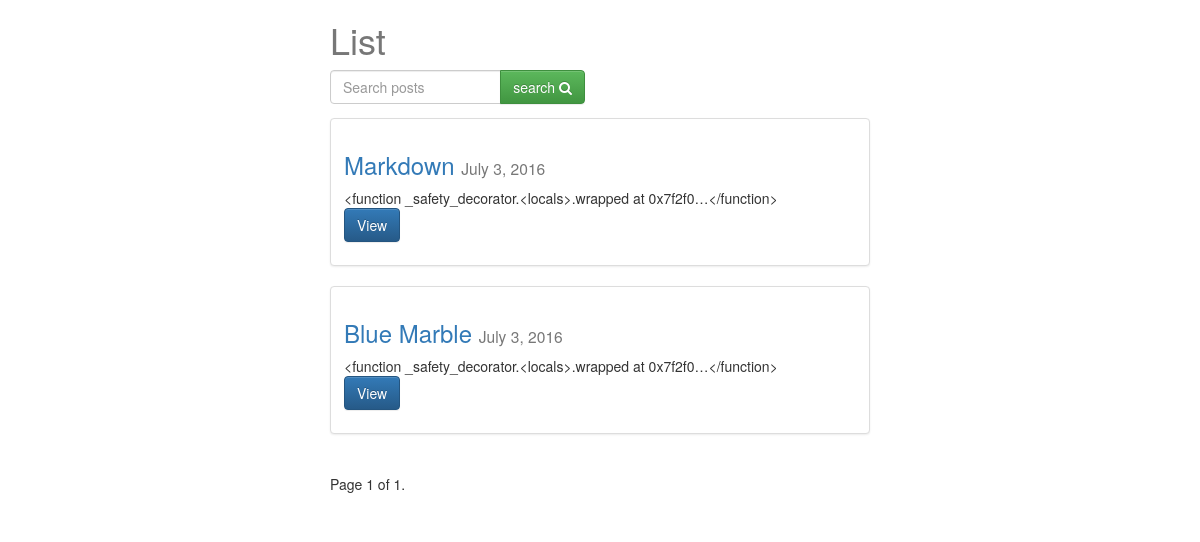
/posts/, run on the app's committed database.
### posts/models.py (models this page shows, shortened)
class Post(models.Model):
    user = models.ForeignKey(settings.AUTH_USER_MODEL, default=1)
    title = models.CharField(max_length=120)
    slug = models.SlugField(unique=True)
    image = models.ImageField(upload_to=upload_location,
            null=True,
            blank=True,
            width_field="width_field",
            height_field="height_field")
    height_field = models.IntegerField(default=0)
    width_field = models.IntegerField(default=0)
    content = models.TextField()
    draft = models.BooleanField(default=False)
    publish = models.DateField(auto_now=False, auto_now_add=False)
    updated = models.DateTimeField(auto_now=True, auto_now_add=False)
    timestamp = models.DateTimeField(auto_now=False, auto_now_add=True)
    objects = PostManager()
    def get_absolute_url(self):
        return reverse("posts:detail", kwargs={"slug": self.slug})
    class Meta:
        ordering = ["-timestamp", "-updated"]
    def get_markdown(self):
        content = self.content
        markdown_text = markdown(content)
        return mark_safe(markdown_text)

### posts/views.py (the view, shortened to what this page needs)
def post_list(request):
	today = timezone.now().date()
	queryset_list = Post.objects.active() #.order_by("-timestamp")
	if request.user.is_staff or request.user.is_superuser:
		queryset_list = Post.objects.all()
	query = request.GET.get("q")
	paginator = Paginator(queryset_list, 8) # Show 25 contacts per page
	page_request_var = "page"
	page = request.GET.get(page_request_var)
	try:
		queryset = paginator.page(page)
	except PageNotAnInteger:
		queryset = paginator.page(1)
	except EmptyPage:
		queryset = paginator.page(paginator.num_pages)
	context = {
		"object_list": queryset,
		"title": "List",
		"page_request_var": page_request_var,
		"today": today,
	}
	return render(request, "post_list.html", context)

### posts/models.py (called while the page is built)
    def active(self, *args, **kwargs):
        return super(PostManager, self).filter(draft=False).filter(publish__lte=timezone.now())

### templates/post_list.html (shortened to what this page needs)
{% extends "base.html" %}
{% block content %}
<div class='col-sm-6 col-sm-offset-3'>
    <h1>{{ title }}</h1>
<form method='GET' action='' class="row">
  <div class="col-sm-6">
    <div class="input-group">
      <input class="form-control" type='text' name='q' placeholder='Search posts' value='{{ request.GET.q }}'/>
      <span class="input-group-btn">
        <button class="btn btn-success" type="submit">search <i class="fa fa-search"> </i></button>
      </span>
    </div>
  </div>
</form>
{% for obj in object_list %}
<div class="row">
  <div class="col-sm-12">
    <div class="thumbnail">
      <div class="caption post-detail-item">
        <h3><a href='{{ obj.get_absolute_url }}'>{{ obj.title }}</a> <small>{{ obj.publish }}</small></h3>
        {{ obj.get_markdown | truncatechars_html:20 }}
        <p><a href="{{ obj.get_absolute_url }}" class="btn btn-primary" role="button">View</a></p>
      </div>
    </div>
  </div>
</div>
{% endfor %}
<div class="pagination">
    <span class="step-links">
        <span class="current">
            Page {{ object_list.number }} of {{ object_list.paginator.num_pages }}.
        </span>
    </span>
</div>
</div>
{% endblock content %}

### templates/base.html (shortened to what this page needs)
{% load staticfiles %}
<html>
<head>
<link rel="stylesheet" href="https://maxcdn.bootstrapcdn.com/bootstrap/3.3.6/css/bootstrap.min.css">
<link rel="stylesheet" href="https://maxcdn.bootstrapcdn.com/bootstrap/3.3.6/css/bootstrap-theme.min.css">
<link href="https://maxcdn.bootstrapcdn.com/font-awesome/4.6.3/css/font-awesome.min.css" rel="stylesheet">
<link rel='stylesheet' href='{% static "css/base.css" %}' />
</head>
<body>
<div class='container'>
{% block content %}{% endblock content %}
</div>
</body>
</html>

### static/css/base.css (style rules this page uses)
h1 { color: #777777; }

### data on the page
Post: title "Markdown", publish "July 3, 2016", get_markdown "<function _safety_decorator.<locals>.wrapped at 0x7f2f0…</function>"
Post: title "Blue Marble", publish "July 3, 2016", get_markdown "<function _safety_decorator.<locals>.wrapped at 0x7f2f0…</function>"

### other printed values
{{ title }} "List"
{{ object_list.number }} "1"
{{ object_list.paginator.num_pages }} "1"
